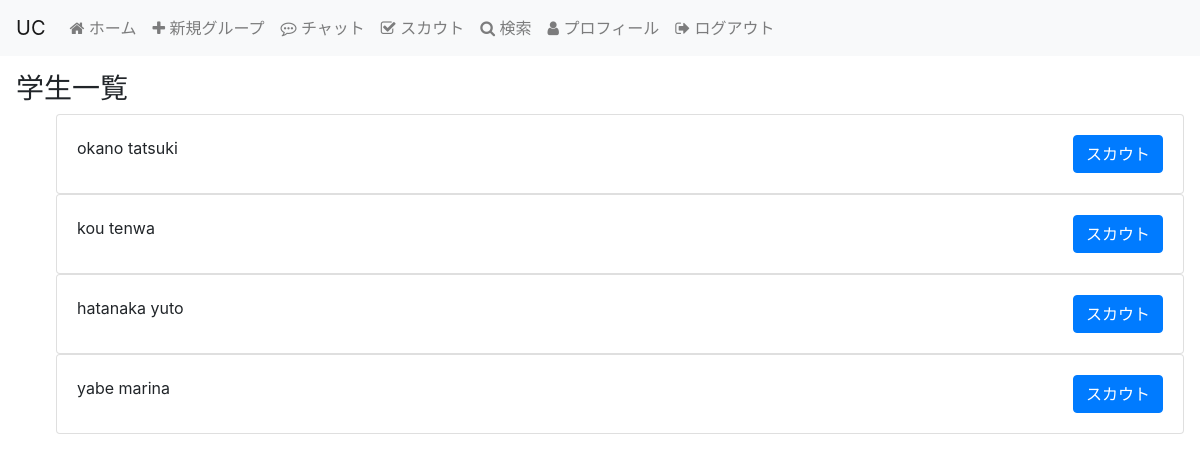
Before: /scout (signed in) with the older database file.
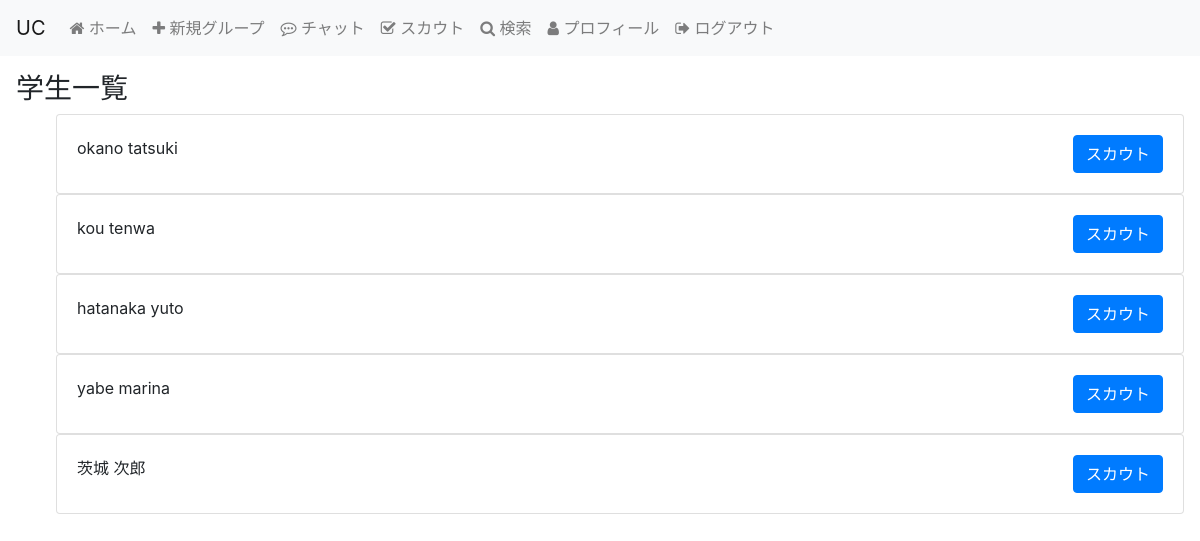
After: the same page with the newer database file.
### UC/models/user.py (models this page shows, shortened)
class User(db.Model):
    __tablename__ = "users"
    id = db.Column(db.Integer, primary_key=True, nullable=False)
    name_last = db.Column(db.String(50), nullable=False)
    name_first = db.Column(db.String(50), nullable=False)
    email = db.Column(db.String(100), unique=True, nullable=False)
    password = db.Column(db.String(100), nullable=False)
    user_type = db.Column(db.String(10), nullable=False)
    description = db.Column(db.Text)
    affiliation = db.Column(db.String(100), nullable=True)
    chat = db.relationship("Chat", backref="users")
    group = db.relationship("Group", backref="users")

### UC/views/scout.py (the view)
@app.route("/scout")
@is_logined
def search_students():
    students = User.query.filter(User.user_type == "student")
    user = session["user"]['id']
    return render_template("scout/scout_search.html", students=students, Scout=Scout)

### UC/views/views.py (called while the page is built)
def is_logined(view):
    @wraps(view)
    def inner(*args, **kwargs):
        if not session.get("logged_in"):
            return redirect(url_for("login"))
        return view(*args, **kwargs)
    return inner

### UC/templates/scout/scout_search.html
{% extends "layout.html" %}
{% block body %}
<h3 class="title">学生一覧</h3>
<ul class="list-User list-User-flush">
    {% for student in students %}
        <div class="card">
        <div class="card-body d-flex justify-content-between align-items-center">
            <a class="card-title" href="{{ url_for('show_profile',user_id=student.id) }}">{{ student.name_last + " " + student.name_first}}</a>
            <form action="{{ url_for('student_scout', company_id=session.user['id'], student_id=student.id )}}" method="get" style="display: inline;">
                <button type="submit" class="btn btn-primary">スカウト</button>
            </form>
        </div>
        </div>
    {% else %}
    学生データがありません(エラーが発生している可能性があります。)
    {% endfor %}
</ul>
{% endblock %}

### UC/templates/layout.html (shortened to what this page needs)
<!doctype html>
<link rel="stylesheet" href="https://stackpath.bootstrapcdn.com/bootstrap/4.5.0/css/bootstrap.min.css"
>
<link href="https://cdnjs.cloudflare.com/ajax/libs/font-awesome/4.7.0/css/font-awesome.css" type="text/css"
    rel="stylesheet">
<link rel=stylesheet href="{{ url_for('static', filename='style.css') }}">
<div>
    <div class="d-none d-md-block">
        <nav class="navbar navbar-expand navbar-light bg-light">
            <a class="navbar-brand" href="{{ url_for('show_home') }}">UC</a>
            <div>
                <ul class="nav navbar-nav">
                    {% if not session.logged_in %}
                    <li class="nav-item">
                        <a class="nav-link" href="{{ url_for('signup') }}"><i class="fa fa-user-plus" aria-hidden="true"></i> ユーザ登録</a>
                    </li>
                    <li class="nav-item">
                        <a class="nav-link" href="{{ url_for('login') }}"><i class="fa fa-sign-in" aria-hidden="true"></i> ログイン</a>
                    </li>
                    {% else %}
                    {% if not session.company %}
                    <li class="nav-item"><a href="{{ url_for('show_home')}}" class="nav-link"><i class="fa fa-home" aria-hidden="true"></i> ホーム
                        </a></li>
                    <li class="nav-item"><a href="{{ url_for('create_group')}}" class="nav-link"><i class="fa fa-plus" aria-hidden="true"></i> 新規グループ
                        </a></li>
                    <li class="nav-item"><a href="{{ url_for('show_groups')}}" class="nav-link"><i class="fa fa-commenting-o" aria-hidden="true"></i> チャット
                        </a></li>
                    <li class="nav-item"><a href="{{ url_for('show_scouted', user_id = session.user['id'])}}"
                            class="nav-link"><i class="fa fa-check-square-o" aria-hidden="true"></i> スカウト
                        </a></li>
                    <li class="nav-item">
                        <a class="nav-link" href="{{ url_for('search') }}"><i class="fa fa-search" aria-hidden="true"></i> 検索</a>
                    </li>
                    <li class="nav-item">
                        <a class="nav-link" href="{{ url_for('show_profile',user_id=session['user']['id']) }}"><i class="fa fa-user" aria-hidden="true"></i> プロフィール</a>
                    </li>
                    <li class="nav-item">
                        <a class="nav-link" href="{{ url_for('logout') }}"><i class="fa fa-sign-out" aria-hidden="true"></i> ログアウト</a>
                    </li>
                    {% endif %}
                    {% endif %}
                </ul>
            </div>
        </nav>
    </div>
    <div class="blog-body m-3">
        {% block body %}{% endblock %}
    </div>
</div>

### UC/static/style.css (style rules this page uses)
a, a:hover, a:visited { color: inherit; }

Changed rows visible on the page:
added User: name_last+name_first "茨城 次郎"
